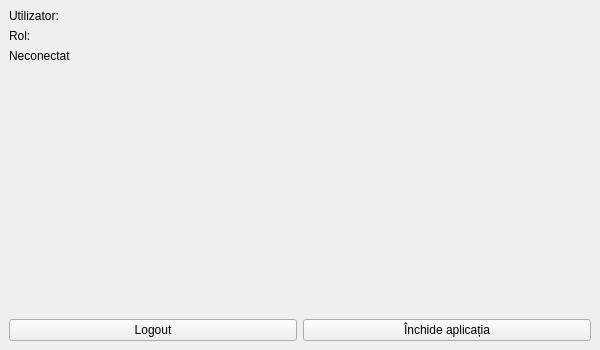
<?xml version="1.0" encoding="UTF-8"?>
<ui version="4.0">
 <class>MainWindow</class>
 <widget class="QMainWindow" name="MainWindow">
  <property name="minimumSize"><size><width>600</width><height>350</height></size></property>
  <property name="windowTitle"><string>EduChain</string></property>
  <widget class="QWidget" name="centralWidget">
   <layout class="QVBoxLayout" name="mainLayout">
    <item><widget class="QLabel" name="userLabel"><property name="text"><string>Utilizator:</string></property></widget></item>
    <item><widget class="QLabel" name="roleLabel"><property name="text"><string>Rol:</string></property></widget></item>
    <item><widget class="QLabel" name="connectionLabel"><property name="text"><string>Neconectat</string></property></widget></item>
    <item><widget class="QStackedWidget" name="dashboardStack"/></item>
    <item><layout class="QHBoxLayout" name="buttonsLayout">
     <item><widget class="QPushButton" name="logoutButton"><property name="text"><string>Logout</string></property></widget></item>
     <item><widget class="QPushButton" name="closeButton"><property name="text"><string>Închide aplicația</string></property></widget></item>
    </layout></item>
   </layout>
  </widget>
 </widget>
 <resources/>
 <connections/>
</ui>
